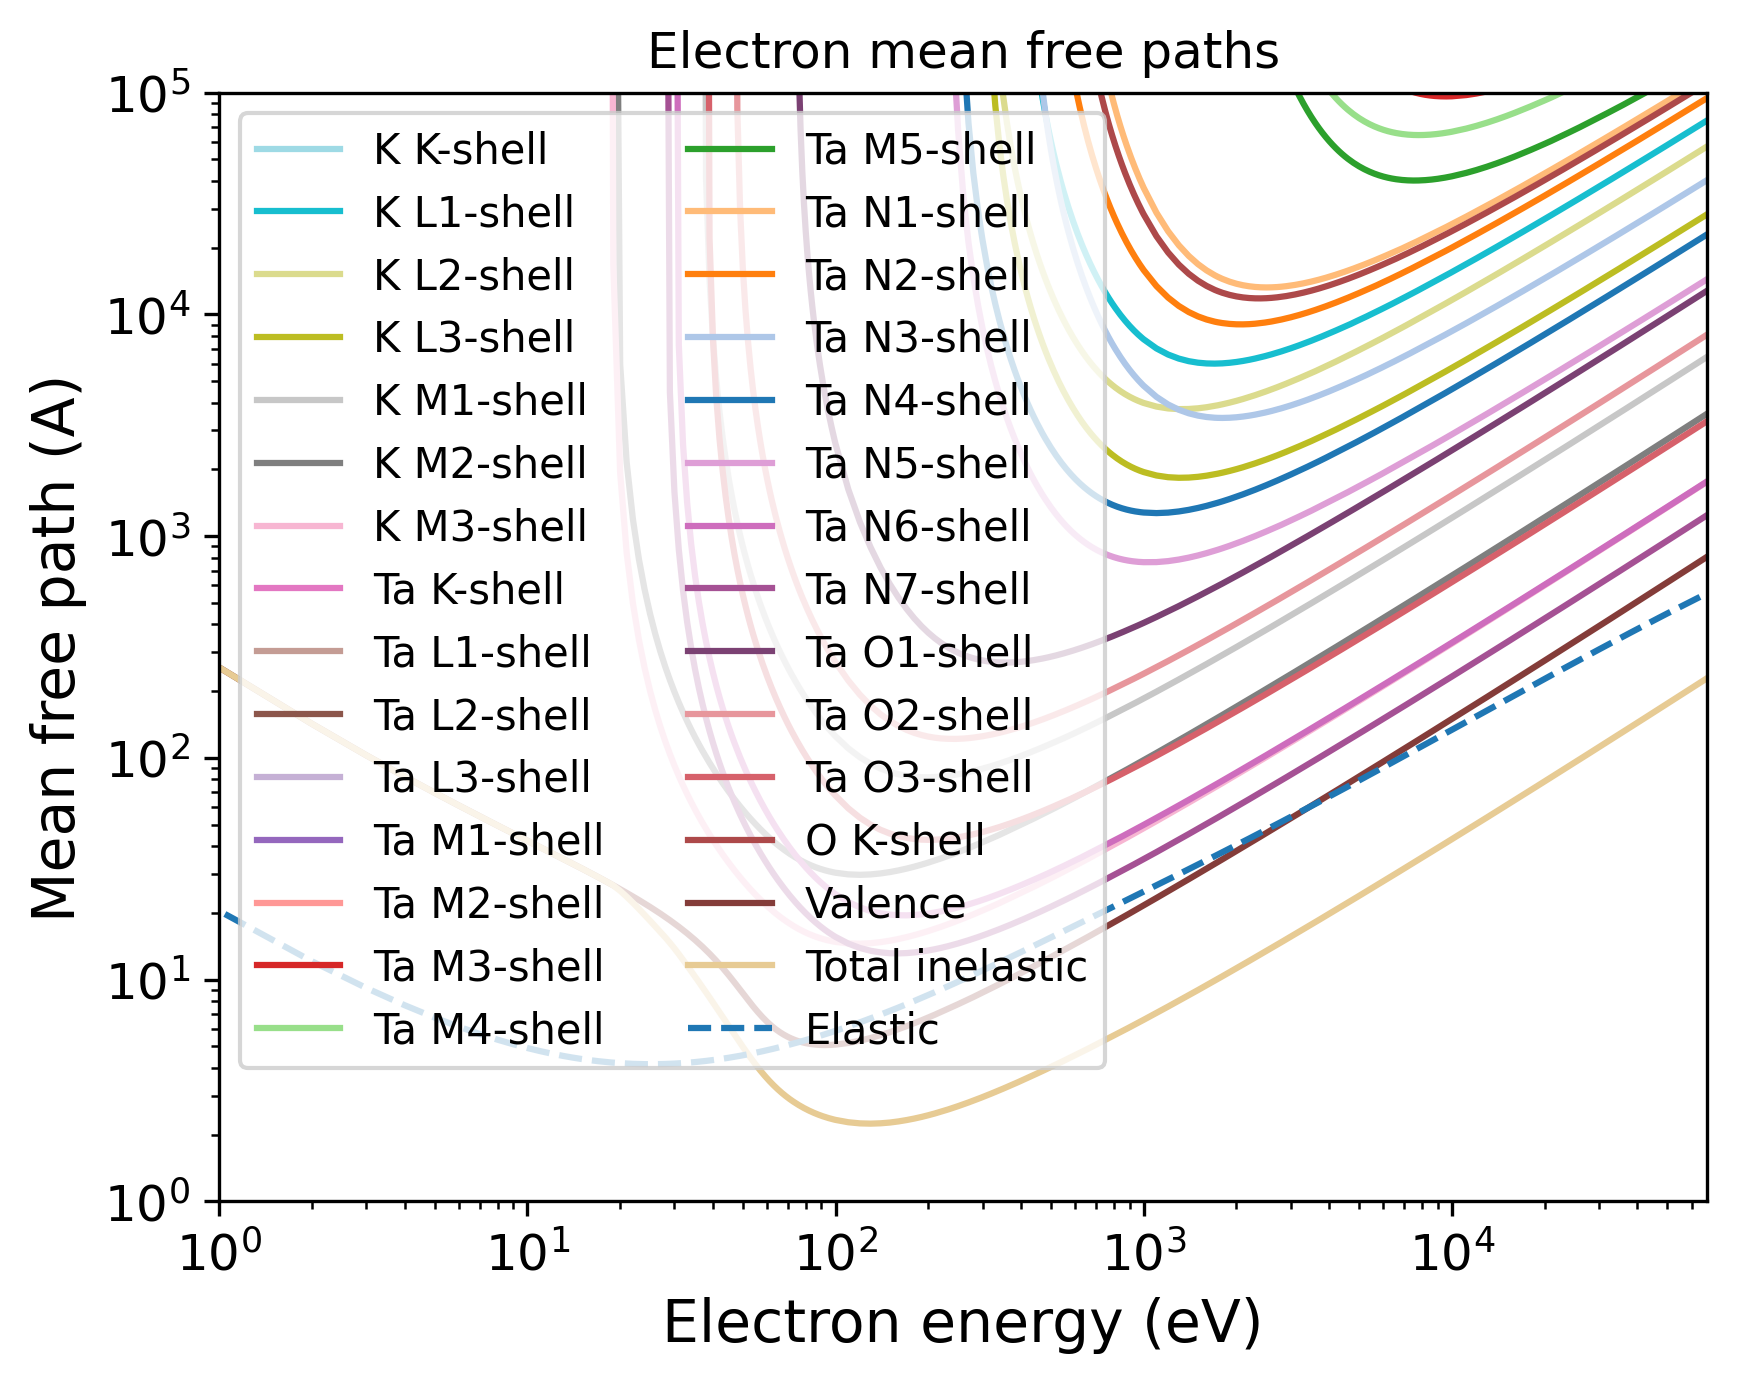

This figure's Python source:
import pandas as pd
import numpy as np
import matplotlib.pyplot as plt
import matplotlib.cm as cm
# Set the format:
plt.xlabel("Electron energy (eV)", fontsize=14)
plt.ylabel("Mean free path (A)", fontsize=14)
plt.xticks(fontsize=12)
plt.yticks(fontsize=12)
plt.grid(False)
# Set the axes:
# Read the output file:
df = pd.read_csv(r"OUTPUT_KTO_Electron_IMFP.dat", sep=r'\s+', header=None, comment="#", skipinitialspace=True)
plt.xscale("log")
plt.yscale("log")
# Prepare the plot:
columns_to_plot = [ 1, 2, 3, 4, 5, 6, 7, 8, 9, 10, 11, 12, 13, 14, 15, 16, 17, 18, 19, 20, 21, 22, 23, 24, 25, 26, 27, 28, 29]
labels = [ "K K-shell", "K L1-shell", "K L2-shell", "K L3-shell", "K M1-shell", "K M2-shell", "K M3-shell", "Ta K-shell", "Ta L1-shell", "Ta L2-shell", "Ta L3-shell", "Ta M1-shell", "Ta M2-shell", "Ta M3-shell", "Ta M4-shell", "Ta M5-shell", "Ta N1-shell", "Ta N2-shell", "Ta N3-shell", "Ta N4-shell", "Ta N5-shell", "Ta N6-shell", "Ta N7-shell", "Ta O1-shell", "Ta O2-shell", "Ta O3-shell", "O K-shell", "Valence", "Total inelastic"]
# Create N distinct colors from a colormap
N = len(columns_to_plot)
colors = np.vstack([plt.cm.tab20(np.linspace(1, 0, 20)), plt.cm.tab20b(np.linspace(1, 0, 20))])
# Set line styles:
linestyles = [ "-", "-", "-", "-", "-", "-", "-", "-", "-", "-", "-", "-", "-", "-", "-", "-", "-", "-", "-", "-", "-", "-", "-", "-", "-", "-", "-", "-", "-"]
for i, col in enumerate(columns_to_plot):
    color = colors[i % len(colors)]
    ls    = linestyles[i % len(linestyles)]
    label = labels[i % len(labels)]
    plt.plot(df.iloc[:, 0], df.iloc[:, col],
    color=color,
    label=label,
    linestyle=ls)
# Add a curve from the second file
df2 = pd.read_csv(r"OUTPUT_KTO_Electron_EMFP.dat", sep=r'\s+', header=None, comment="#", skipinitialspace=True)
columns_to_plot2 = [ 4]
labels2 = [ "Elastic"]
# Create second part of the plot:
for col, label in zip(columns_to_plot2, labels2):
    plt.plot(df2.iloc[:, 0], df2.iloc[:, col], label=label, linestyle="--")
plt.xlim(1.00000000,67419.00100000)
plt.ylim(1.00000000,100000.00000000)
plt.title("Electron mean free paths")
plt.legend(loc="best", fontsize=10, ncol=2)
# Save the plot in this format:
plt.savefig("OUTPUT_MFP_electron.png", dpi=300, bbox_inches="tight")
